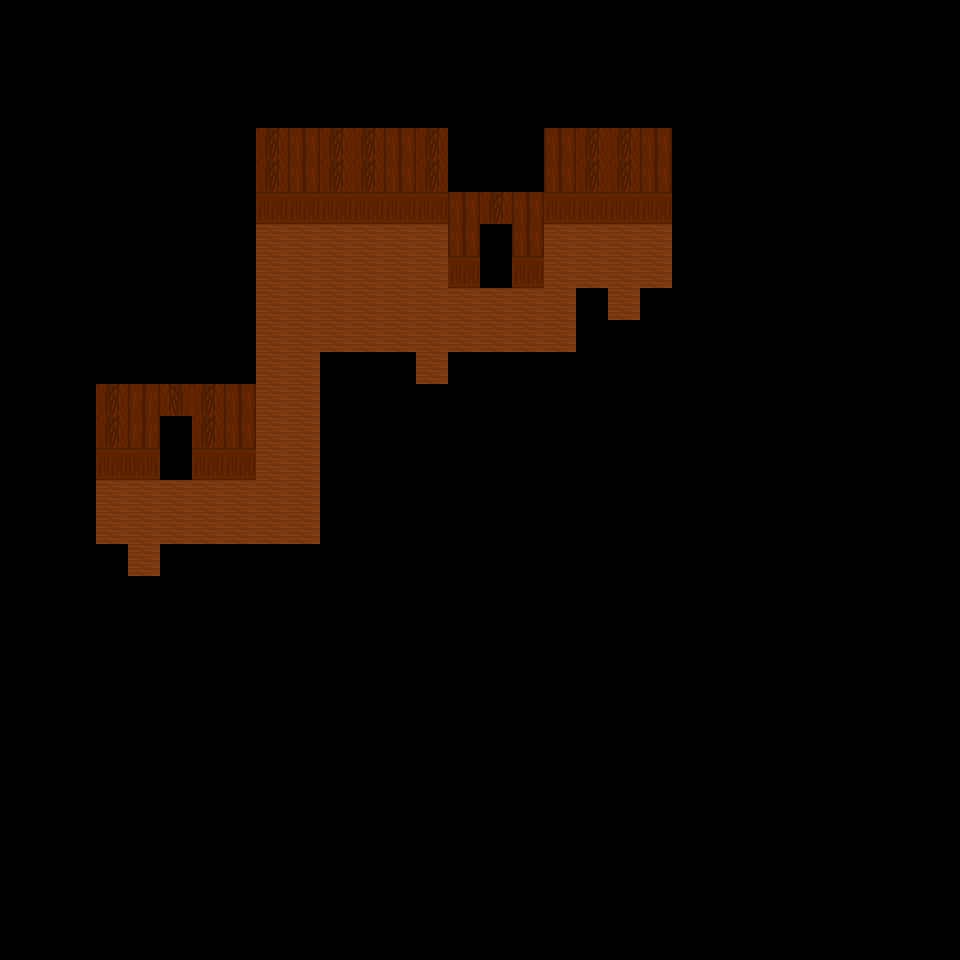

Tiled map render using the project's own tile images. Description and the whole map definition, tile-layer contents included, below:
An orthogonal 30x30 tile map with 32x32 px tiles, 1 tile layer (Tile Layer 1).

<map version="1.0" orientation="orthogonal" renderorder="right-down" width="30" height="30" tilewidth="32" tileheight="32" nextobjectid="1">
 <tileset firstgid="1" name="grand" tilewidth="32" tileheight="32" tilecount="80" columns="10">
  <image source="../tiles/grand.png" trans="ffffff" width="320" height="256" />
 </tileset>
 <layer name="Tile Layer 1" width="30" height="30">
  <data encoding="csv">
0,0,0,0,0,0,0,0,0,0,0,0,0,0,0,0,0,0,0,0,0,0,0,0,0,0,0,0,0,0,
0,0,0,0,0,0,0,0,0,0,0,0,0,0,0,0,0,0,0,0,0,0,0,0,0,0,0,0,0,0,
0,0,0,0,0,0,0,0,0,0,0,0,0,0,0,0,0,0,0,0,0,0,0,0,0,0,0,0,0,0,
0,0,0,0,0,0,0,0,0,0,0,0,0,0,0,0,0,0,0,0,0,0,0,0,0,0,0,0,0,0,
0,0,0,0,0,0,0,0,47,36,47,47,36,47,0,0,0,36,47,47,36,0,0,0,0,0,0,0,0,0,
0,0,0,0,0,0,0,0,47,36,47,47,36,47,0,0,0,36,47,47,36,0,0,0,0,0,0,0,0,0,
0,0,0,0,0,0,0,0,37,37,37,37,37,37,36,47,36,37,37,37,37,0,0,0,0,0,0,0,0,0,
0,0,0,0,0,0,0,0,39,39,39,39,39,39,36,0,36,39,39,39,39,0,0,0,0,0,0,0,0,0,
0,0,0,0,0,0,0,0,39,39,39,39,39,39,37,0,37,39,39,39,39,0,0,0,0,0,0,0,0,0,
0,0,0,0,0,0,0,0,39,39,39,39,39,39,39,39,39,39,0,39,0,0,0,0,0,0,0,0,0,0,
0,0,0,0,0,0,0,0,39,39,39,39,39,39,39,39,39,39,0,0,0,0,0,0,0,0,0,0,0,0,
0,0,0,0,0,0,0,0,39,39,0,0,0,39,0,0,0,0,0,0,0,0,0,0,0,0,0,0,0,0,
0,0,0,47,2147483684,2147483695,47,36,39,39,0,0,0,0,0,0,0,0,0,0,0,0,0,0,0,0,0,0,0,0,
0,0,0,47,2147483684,0,47,36,39,39,0,0,0,0,0,0,0,0,0,0,0,0,0,0,0,0,0,0,0,0,
0,0,0,37,2147483685,0,37,37,39,39,0,0,0,0,0,0,0,0,0,0,0,0,0,0,0,0,0,0,0,0,
0,0,0,39,39,39,39,39,39,39,0,0,0,0,0,0,0,0,0,0,0,0,0,0,0,0,0,0,0,0,
0,0,0,39,39,39,39,39,39,39,0,0,0,0,0,0,0,0,0,0,0,0,0,0,0,0,0,0,0,0,
0,0,0,0,39,0,0,0,0,0,0,0,0,0,0,0,0,0,0,0,0,0,0,0,0,0,0,0,0,0,
0,0,0,0,0,0,0,0,0,0,0,0,0,0,0,0,0,0,0,0,0,0,0,0,0,0,0,0,0,0,
0,0,0,0,0,0,0,0,0,0,0,0,0,0,0,0,0,0,0,0,0,0,0,0,0,0,0,0,0,0,
0,0,0,0,0,0,0,0,0,0,0,0,0,0,0,0,0,0,0,0,0,0,0,0,0,0,0,0,0,0,
0,0,0,0,0,0,0,0,0,0,0,0,0,0,0,0,0,0,0,0,0,0,0,0,0,0,0,0,0,0,
0,0,0,0,0,0,0,0,0,0,0,0,0,0,0,0,0,0,0,0,0,0,0,0,0,0,0,0,0,0,
0,0,0,0,0,0,0,0,0,0,0,0,0,0,0,0,0,0,0,0,0,0,0,0,0,0,0,0,0,0,
0,0,0,0,0,0,0,0,0,0,0,0,0,0,0,0,0,0,0,0,0,0,0,0,0,0,0,0,0,0,
0,0,0,0,0,0,0,0,0,0,0,0,0,0,0,0,0,0,0,0,0,0,0,0,0,0,0,0,0,0,
0,0,0,0,0,0,0,0,0,0,0,0,0,0,0,0,0,0,0,0,0,0,0,0,0,0,0,0,0,0,
0,0,0,0,0,0,0,0,0,0,0,0,0,0,0,0,0,0,0,0,0,0,0,0,0,0,0,0,0,0,
0,0,0,0,0,0,0,0,0,0,0,0,0,0,0,0,0,0,0,0,0,0,0,0,0,0,0,0,0,0,
0,0,0,0,0,0,0,0,0,0,0,0,0,0,0,0,0,0,0,0,0,0,0,0,0,0,0,0,0,0
</data>
 </layer>
</map>
